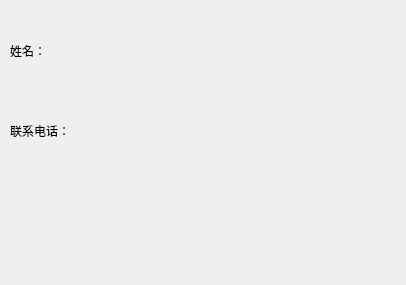
<?xml version="1.0" encoding="UTF-8"?>
<ui version="4.0">
 <class>inquireShow</class>
 <widget class="QDialog" name="inquireShow">
  <property name="geometry">
   <rect>
    <x>0</x>
    <y>0</y>
    <width>406</width>
    <height>285</height>
   </rect>
  </property>
  <property name="windowTitle">
   <string>Dialog</string>
  </property>
  <widget class="QWidget" name="widget" native="true">
   <property name="geometry">
    <rect>
     <x>10</x>
     <y>10</y>
     <width>381</width>
     <height>81</height>
    </rect>
   </property>
   <layout class="QHBoxLayout" name="horizontalLayout">
    <item>
     <widget class="QLabel" name="label">
      <property name="text">
       <string>姓名：</string>
      </property>
     </widget>
    </item>
   </layout>
  </widget>
  <widget class="QWidget" name="widget_2" native="true">
   <property name="geometry">
    <rect>
     <x>10</x>
     <y>90</y>
     <width>381</width>
     <height>81</height>
    </rect>
   </property>
   <layout class="QHBoxLayout" name="horizontalLayout_2">
    <item>
     <widget class="QLabel" name="label_2">
      <property name="text">
       <string>联系电话：</string>
      </property>
     </widget>
    </item>
   </layout>
  </widget>
  <widget class="QWidget" name="widget_3" native="true">
   <property name="geometry">
    <rect>
     <x>10</x>
     <y>170</y>
     <width>381</width>
     <height>81</height>
    </rect>
   </property>
   <layout class="QHBoxLayout" name="horizontalLayout_3">
    <item>
     <widget class="QLabel" name="label_3">
      <property name="text">
       <string/>
      </property>
     </widget>
    </item>
   </layout>
  </widget>
 </widget>
 <resources/>
 <connections/>
</ui>
